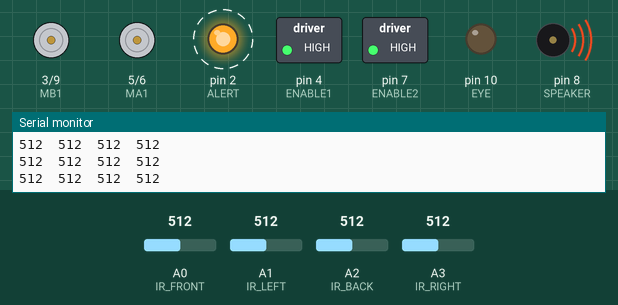
This sketch was run on a simulated Arduino Uno, built with avr-gcc and run on an emulated ATmega328P. On the bench: motor-driver pin pairs drawn as motors (green arrow = first pin HIGH = forward, orange = second pin HIGH = backward, longer = more drive), switched loads named in the sketch (green lamp = pin HIGH), output pins drawn as LEDs (lit = HIGH), buzzer (waves = sounding), the last lines printed to the serial monitor. Dashed ring = blinking. The test bench sets the inputs (shaded band); at power-on: A3 (IR_RIGHT) = 512, A0 (IR_FRONT) = 512, A1 (IR_LEFT) = 512, A2 (IR_BACK) = 512.

Above: at 1.12 s.
1.3 s: A3 (IR_RIGHT) set to 306
At 3.3 s:
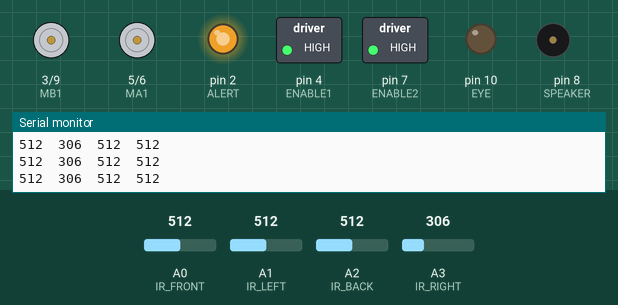
4.3 s: A0 (IR_FRONT) set to 313
7.3 s: A0 (IR_FRONT) set to 292
At 7.48 s:
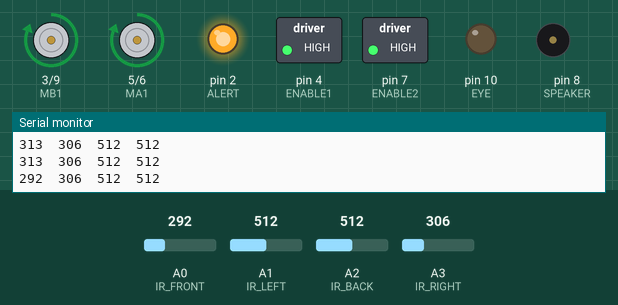
At 8.2 s:
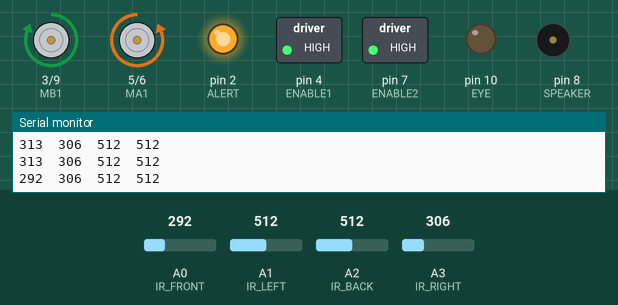
10.3 s: A1 (IR_LEFT) set to 317
At 10.85 s:
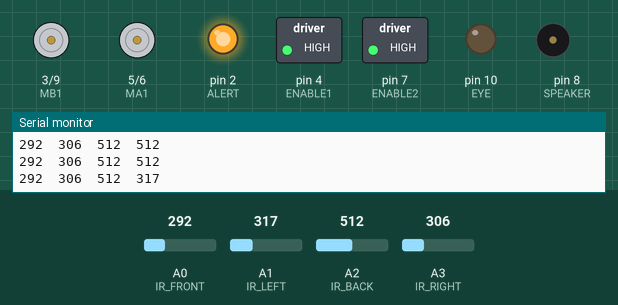
13.3 s: A1 (IR_LEFT) set to 290
16.3 s: A1 (IR_LEFT) set to 306
Timing chart, 0 to 20.3 s (numbered marks = the images above; inputs shaded):
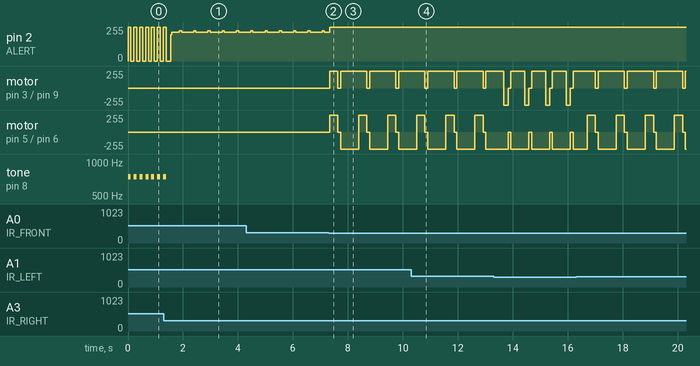

Measured:
- the behaviour switches between 300 and 299 on A0 (IR_FRONT) (found by bisection; images 1 and 2)
- after the input at 1.3 s, tone on pin 8 (SPEAKER): goes on until 1.4 s, then stays silent
- after the input at 7.3 s, motor on pin 3 (MB1) / pin 9 (MB2): stopped → forward 255/255 at once, then repeats every 1.1 s: stopped 0.10 s, forward 255/255 0.96 s; motor on pin 5 (MA1) / pin 6 (MA2): stopped → forward 255/255 at once, then repeats every 1.1 s: stopped 0.10 s, backward 255/255 0.66 s, forward 255/255 0.30 s
- by itself, tone on pin 8 (SPEAKER): alternates 740 Hz for 0.11 s and silent for 0.11 s

The sketch:

Scardey_Robot.ino
```cpp
#define ALERT 2
#define EYE 10
#define ENABLE1 4
#define ENABLE2 7
#define MA1 5
#define MA2 6
#define MB1 3
#define MB2 9
#define SPEAKER 8
#define IR_BACK A2
#define IR_RIGHT A3
#define IR_LEFT A1
#define IR_FRONT A0

int LEFT_RANGE;
int RIGHT_RANGE;
int FRONT_RANGE;
int BACK_RANGE;
int IR_LESS_RANGE[2] = {550,800};
int IR_RANGE[2] = {300,800};

void setup() {
  pinMode(ALERT,OUTPUT);
  pinMode(EYE,OUTPUT);
  pinMode(ENABLE1,OUTPUT);
  pinMode(ENABLE2,OUTPUT);
  digitalWrite(ENABLE1,1);
  digitalWrite(ENABLE2,1);
  pinMode(MA1,OUTPUT);
  pinMode(MA2,OUTPUT);
  pinMode(MB1,OUTPUT);
  pinMode(MB2,OUTPUT);

  Serial.begin(9600);
}

void loop() {
  digitalWrite(ALERT,1);
  RIGHT_RANGE = analogRead(IR_RIGHT);
  LEFT_RANGE = analogRead(IR_LEFT);
  FRONT_RANGE = analogRead(IR_FRONT);
  BACK_RANGE = analogRead(IR_BACK);
  Serial.print(FRONT_RANGE);
  Serial.print("  ");
  Serial.print(RIGHT_RANGE);
  Serial.print("  ");
  Serial.print(BACK_RANGE);
  Serial.print("  ");
  Serial.println(LEFT_RANGE);
  if(RIGHT_RANGE < IR_RANGE[0]){
    LEFT_ESCAPE();
  }
  else if(LEFT_RANGE < IR_RANGE[0]){
    RIGHT_ESCAPE();
  }
  else if(FRONT_RANGE < IR_RANGE[0]){
    BACKWARD_ESCAPE();
  }
  else if(BACK_RANGE < IR_RANGE[0]){
    FORWARD_ESCAPE();
  }

  if(RIGHT_RANGE < IR_RANGE[1]){
    DYNAMIC_ALERT(RIGHT_RANGE-IR_RANGE[0]);
  }
  else if(LEFT_RANGE < IR_RANGE[1]){
    DYNAMIC_ALERT(LEFT_RANGE-IR_RANGE[0]);
  }
  else if(FRONT_RANGE < IR_RANGE[1]){
    DYNAMIC_ALERT(FRONT_RANGE-IR_RANGE[0]);
  }
  else if(BACK_RANGE < IR_RANGE[1]){
    DYNAMIC_ALERT(BACK_RANGE-IR_RANGE[0]);
  }


}

void LEFT_ESCAPE(){
  LEFT();
  delay(150);
  STOP();
  delay(100);
  FORWARD();
  delay(500);
  STOP();
}

void RIGHT_ESCAPE(){
  RIGHT();
  delay(150);
  STOP();
  delay(100);
  FORWARD();
  delay(500);
  STOP();
}

void FORWARD_ESCAPE(){
  FORWARD();
  delay(650);
  STOP();
}

void BACKWARD_ESCAPE(){
  LEFT();
  delay(300);
  STOP();
  delay(100);
  FORWARD();
  delay(650);
  STOP();
}

void LEFT(){
  digitalWrite(MA1,1);
  digitalWrite(MA2,0);
  digitalWrite(MB1,1);
  digitalWrite(MB2,0);
}

void RIGHT(){
  digitalWrite(MA1,0);
  digitalWrite(MA2,1);
  digitalWrite(MB1,0);
  digitalWrite(MB2,1);
}

void FORWARD(){
  digitalWrite(MA1,0);
  digitalWrite(MA2,1);
  digitalWrite(MB1,1);
  digitalWrite(MB2,0);
}

void BACKWARD(){
  digitalWrite(MA1,1);
  digitalWrite(MA2,0);
  digitalWrite(MB1,0);
  digitalWrite(MB2,1);
}

void STOP(){
  digitalWrite(MA1,0);
  digitalWrite(MA2,0);
  digitalWrite(MB1,0);
  digitalWrite(MB2,0);
}


void DYNAMIC_ALERT(int range){
  if(range < 0){
    range = 0;
  }
  tone(SPEAKER,740);
  digitalWrite(ALERT,1);
  delay(range/2);
  noTone(SPEAKER);
  digitalWrite(ALERT,0);
  delay(range/2);
}
```
